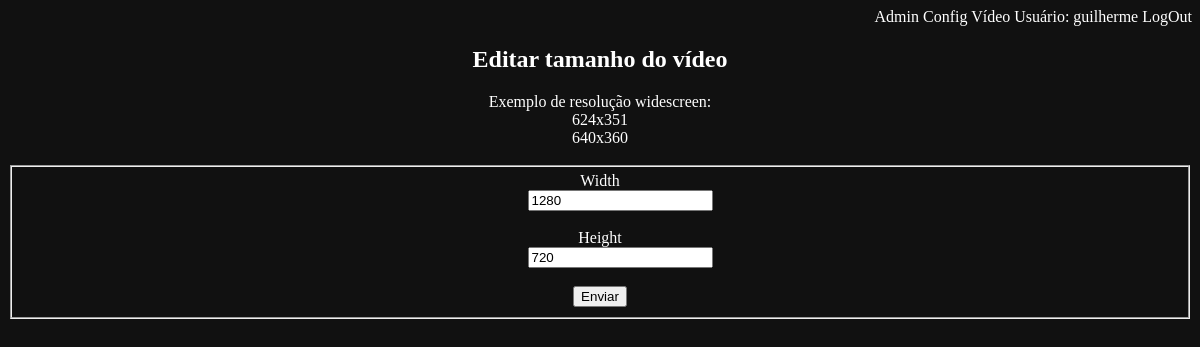
/config_edit_size?id=1 (signed in), run on the app's committed database.
### models.py (models this page shows, shortened)
class UserModel(UserMixin, db.Model):
    __tablename__ = "user"
    id = db.Column(db.Integer, primary_key=True)
    username = db.Column(db.Text(), unique=True)
    email = db.Column(db.Text(), unique=True)
    password = db.Column(db.Text())
    isadmin = db.Column(db.Integer)

class ConfigModel(db.Model):
    __tablename__ = "config"
    id = db.Column(db.Integer, primary_key=True)
    orientacao = db.Column(db.Text())
    width = db.Column(db.Text())
    height = db.Column(db.Text())

### app.py (the view)
@app.route('/config_edit_size', methods=['GET', 'POST'])
@login_required
def config_edit_size():
    crud = Crud()
    id=request.args.get('id')
    config = crud.retrieve_one(id, ConfigModel)
    form = SizeForm(width=config.width, height=config.height)
    if form.validate_on_submit():
        config.set_width(form.width.data)
        config.set_height(form.height.data)
        crud.update('')
        return redirect(url_for('config'))
    return render_template('config_edit_size.html', form=form)

### forms.py
class SizeForm(FlaskForm):
    id = HiddenField('id')
    width = StringField('Width', validators=[DataRequired()])
    height = StringField('Height', validators=[DataRequired()])
    submit = SubmitField('Enviar')

### app.py (called while the page is built)
@app.after_request
def add_header(response):
    response.headers['X-UA-Compatible'] = 'IE=Edge,chrome=1'
    response.headers['Cache-Control'] = 'no-cache, no-store, must-revalidate'
    response.headers['Pragma'] = 'no-cache'
    response.headers['Expires'] = '0'
    return response

### blueprints/login/login_bp.py (called while the page is built)
@login_manager.user_loader
def load_user(user_id):
    return UserModel.query.get(user_id)

### crud.py (called while the page is built)
    def retrieve_one(self, id, ClassModel):
        try:
            query = ClassModel.query.filter_by(id=id).first()
        except:
            flash("Erro na busca")
        return query

### templates/config_edit_size.html (shortened to what this page needs)
{% extends "template.html" %}
{% block content %}
<h2>Editar tamanho do vídeo</h2>
Exemplo de resolução widescreen:<br>
624x351<br>
640x360<br><br>
<div class="form">
  {% from "_formhelpers.html" import render_field %}
  <form method="POST">
    <fieldset>
      {{ render_field(form.width) }}
      {{ render_field(form.height) }}
      {{ form.submit }}
    </fieldset>
  </form>
</div>
{% endblock %}

### templates/template.html (shortened to what this page needs)
<!DOCTYPE html>
<html lang="pt-br" dir="ltr">
<head>
  <link rel="stylesheet" type="text/css" href="{{ url_for('static', filename='css/template.css') }}">
</head>
<body>
  <div class="menu">
    {% if current_user.is_authenticated and current_user.isadmin %}
      <a href="{{ url_for('admin_bp.admin') }}" id="admin">Admin</a>
      <a href="{{ url_for('config') }}">Config</a>
    {% endif %}
    {% if current_user.is_authenticated %}
      <a href="{{ url_for('video') }}">Vídeo</a>
      Usuário: {{ current_user.username }}
      <a href="{{ url_for('login_bp.logout') }}">LogOut</a>
    {% endif %}
  </div>
  <div class="content">
    {% block content %}
    {% endblock %}
  </div>
</body>
</html>

### templates/_formhelpers.html (shortened to what this page needs)
{% macro render_field(field) %}
  <dt>{{ field.label }} <br>
  <dd>{{ field(**kwargs)|safe }} <br><br>
  </dd>
{% endmacro %}

### static/css/template.css (style rules this page uses)
body { background-color: #111111; color: #ffffff; }
h1, h2, h3, h4, h5, h6 { color: #ffffff;; }
a { color: #ffffff; text-decoration: none; }
.menu { text-align: right; }
.content { text-align: center; }

### data on the page
UserModel: username "guilherme"
ConfigModel: width "1280", height "720"

### other printed values
{{ field.label }} "Width Height"
